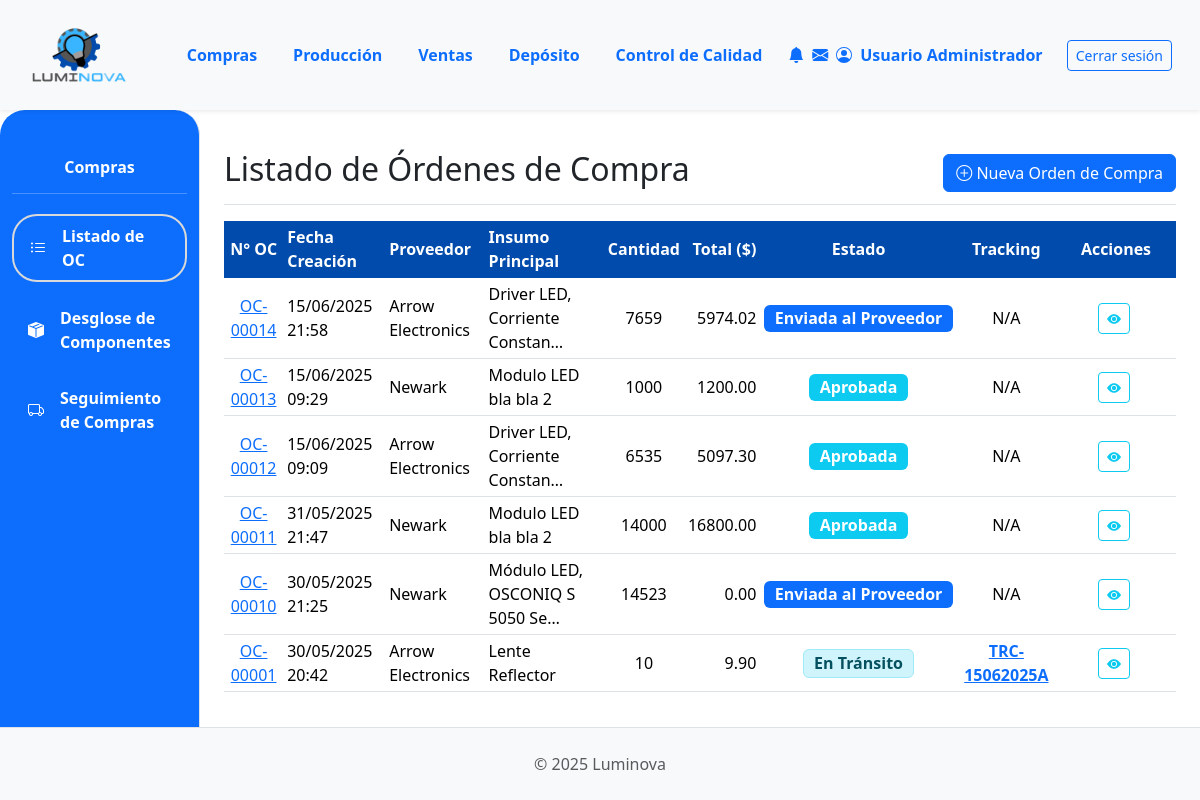
Screenshot of /compras/ (signed in) with the database file from the repository.
### App_LUMINOVA/models.py (models this page shows, shortened)
class Orden(models.Model):
    TIPO_ORDEN_CHOICES = [
        ("compra", "Orden de Compra"),
    ]
    ESTADO_ORDEN_COMPRA_CHOICES = [
        ("BORRADOR", "Borrador"),
        ("APROBADA", "Aprobada"),
        ("ENVIADA_PROVEEDOR", "Enviada al Proveedor"),
        ("CONFIRMADA_PROVEEDOR", "Confirmada por Proveedor"),
        ("EN_TRANSITO", "En Tránsito"),
        ("RECIBIDA_PARCIAL", "Recibida Parcialmente"),
        ("RECIBIDA_TOTAL", "Recibida Totalmente"),
        ("COMPLETADA", "Completada"),
        ("CANCELADA", "Cancelada"),
    ]
    numero_orden = models.CharField(
        max_length=20, unique=True, verbose_name="N° Orden de Compra"
    )
    tipo = models.CharField(max_length=20, choices=TIPO_ORDEN_CHOICES, default="compra")
    fecha_creacion = models.DateTimeField(default=timezone.now)
    proveedor = models.ForeignKey(
        Proveedor,
        on_delete=models.PROTECT,
        related_name="ordenes_de_compra_a_proveedor",
    )
    estado = models.CharField(
        max_length=30, choices=ESTADO_ORDEN_COMPRA_CHOICES, default="BORRADOR"
    )
    insumo_principal = models.ForeignKey(
        Insumo,
        on_delete=models.SET_NULL,
        null=True,
        blank=True,
        verbose_name="Insumo Principal",
    )
    proveedor = models.ForeignKey(
        Proveedor,
        on_delete=models.PROTECT,
        related_name="ordenes_de_compra_a_proveedor",
    )
    cantidad_principal = models.PositiveIntegerField(
        null=True, blank=True, verbose_name="Cantidad Insumo Principal"
    )
    precio_unitario_compra = models.DecimalField(
        max_digits=10,
        decimal_places=2,
        null=True,
        blank=True,
        verbose_name="Precio Unit. Compra (de la oferta)",
    )
    total_orden_compra = models.DecimalField(
        max_digits=12, decimal_places=2, default=0.00
    )
    fecha_estimada_entrega = models.DateField(null=True, blank=True)
    numero_tracking = models.CharField(max_length=50, null=True, blank=True)
    notas = models.TextField(blank=True, null=True)

class Proveedor(models.Model):
    nombre = models.CharField(max_length=100, unique=True)
    contacto = models.CharField(max_length=100, blank=True)
    telefono = models.CharField(max_length=25, blank=True)
    email = models.EmailField(blank=True, null=True)

class Insumo(models.Model):
    descripcion = models.CharField(max_length=255)
    categoria = models.ForeignKey(
        CategoriaInsumo, on_delete=models.PROTECT, related_name="insumos"
    )
    fabricante = models.ForeignKey(
        Fabricante,
        on_delete=models.SET_NULL,
        null=True,
        blank=True,
        related_name="insumos_fabricados",
    )
    imagen = models.ImageField(null=True, blank=True, upload_to="insumos/")
    stock = models.IntegerField(default=0)
    cantidad_en_pedido = models.PositiveIntegerField(
    default=0,
    verbose_name="Cantidad en Pedido",
    blank=True,
    null=True
)

### App_LUMINOVA/views.py (the view)
# urls.py: path('compras/', compras_lista_oc_view, name='compras_lista_oc'), # Vista principal de compras
@login_required
def compras_lista_oc_view(request):
    ordenes_compra = Orden.objects.filter(tipo='compra').select_related(
        'proveedor', # Si el campo se llama 'proveedor' en el modelo Orden
        'insumo_principal'     # Si el campo se llama 'insumo' en el modelo Orden
    ).order_by('-fecha_creacion')
    context = {
        'ordenes_list': ordenes_compra, # Nombre genérico para la plantilla
        'titulo_seccion': 'Listado de Órdenes de Compra',
    }
    return render(request, 'compras/compras_lista_oc.html', context)

### App_LUMINOVA/templates/compras/compras_lista_oc.html (shortened to what this page needs)
{% extends 'padre.html' %}
{% load static %}
{% load django_bootstrap5 %}
{% block sidebar_content %}
    {% include 'compras/compras_sidebar.html' %}
{% endblock %}
{% block content %}
<div class="d-flex justify-content-between flex-wrap flex-md-nowrap align-items-center pt-3 pb-2 mb-3 border-bottom">
    <h1 class="h2">{{ titulo_seccion }}</h1>
    <div class="btn-toolbar mb-2 mb-md-0">
        <a href="{% url 'App_LUMINOVA:compras_crear_oc' %}" class="btn btn-primary">
            <i class="bi bi-plus-circle"></i> Nueva Orden de Compra
        </a>
    </div>
</div>
<div class="table-responsive mt-3">
    <table class="table table-hover table-sm align-middle">
        <thead class="color-thead">
            <tr>
                <th class="text-center">N° OC</th>
                <th>Fecha Creación</th>
                <th>Proveedor</th>
                <th>Insumo Principal</th>
                <th class="text-center">Cantidad</th>
                <th class="text-end">Total ($)</th>
                <th class="text-center">Estado</th>
                <th class="text-center">Tracking</th>
                <th class="text-center" style="min-width: 120px;">Acciones</th>
            </tr>
        </thead>
        <tbody>
            {% for oc in ordenes_list %}
            <tr>
                <td class="text-center">
                    <a href="{% url 'App_LUMINOVA:compras_detalle_oc' oc.id %}">{{ oc.numero_orden }}</a>
                </td>
                <td>{{ oc.fecha_creacion|date:"d/m/Y H:i" }}</td>
                <td>{{ oc.proveedor.nombre|default_if_none:"N/A" }}</td>
                <td>{{ oc.insumo_principal.descripcion|default_if_none:"N/A"|truncatechars:30 }}</td>
                <td class="text-center">{{ oc.cantidad_principal|default_if_none:"-" }}</td>
                <td class="text-end">{{ oc.total_orden_compra|floatformat:2|default:"0.00" }}</td>
                <td class="text-center">
                    <span class="badge fs-6
                        {% if oc.estado == 'BORRADOR' %}bg-secondary
                        {% elif oc.estado == 'PENDIENTE_APROBACION' %}bg-warning text-dark
                        {% elif oc.estado == 'APROBADA' %}bg-info
                        {% elif oc.estado == 'ENVIADA_PROVEEDOR' %}bg-primary
                        {% elif oc.estado == 'CONFIRMADA_PROVEEDOR' %}bg-primary-subtle text-primary-emphasis border border-primary-subtle
                        {% elif oc.estado == 'EN_TRANSITO' %}bg-info-subtle text-info-emphasis border border-info-subtle
                        {% elif oc.estado == 'RECIBIDA_PARCIAL' %}bg-success-subtle text-success-emphasis border border-success-subtle
                        {% elif oc.estado == 'RECIBIDA_TOTAL' %}bg-success
                        {% elif oc.estado == 'COMPLETADA' %}bg-success
                        {% elif oc.estado == 'CANCELADA' %}bg-dark
                        {% else %}bg-light text-dark{% endif %}">
                        {{ oc.get_estado_display }}
                    </span>
                </td>
                <td class="text-center">
                    {% if oc.numero_tracking %}
                        <a href="{% url 'App_LUMINOVA:compras_tracking_pedido' oc.id %}" class="fw-bold" title="Ver seguimiento de {{ oc.numero_orden }}">
                            {{ oc.numero_tracking }}
                        </a>
                    {% else %}
                        N/A
                    {% endif %}
                </td>
                <td class="text-center">
                    <a href="{% url 'App_LUMINOVA:compras_detalle_oc' oc.id %}" class="btn btn-sm btn-outline-info me-1" title="Ver Detalles de OC {{ oc.numero_orden }}">
                        <i class="bi bi-eye-fill"></i>
                    </a>
                </td>
            </tr>
            {% empty %}
            <tr>
                <td colspan="9" class="text-center fst-italic text-muted py-3">
                    No hay órdenes de compra registradas. Puede <a href="{% url 'App_LUMINOVA:compras_crear_oc' %}">crear una nueva</a>.
                </td>
            </tr>
            {% endfor %}
        </tbody>
    </table>
</div>
{% endblock %}

### App_LUMINOVA/static/css/custom.css (style rules this page uses)
html, body { height: 100%; margin: 0; }
body { display: flex; flex-direction: column; min-height: 100vh; }
.table > thead.color-thead { --bs-table-color: white; background-color: #014BAC !important; color: white !important; border-color: #014BAC !important; }
.table > thead.color-thead > tr > th { color: inherit !important; vertical-align: middle !important; }

### App_LUMINOVA/templates/compras/compras_lista_oc.html (style rules this page uses)
.color-thead th { background-color: #014BAC !important; color: white !important; vertical-align: middle; }

### rows the page displays
Orden: numero_orden "OC-00014", fecha_creacion "15/06/2025 21:58", proveedor.nombre "Arrow Electronics", insumo_principal.descripcion "Driver LED, Corriente Constan…", cantidad_principal "7659", total_orden_compra "5974.02", estado "Enviada al Proveedor", shows "N/A"
Orden: numero_orden "OC-00013", fecha_creacion "15/06/2025 09:29", proveedor.nombre "Newark", insumo_principal.descripcion "Modulo LED bla bla 2", cantidad_principal "1000", total_orden_compra "1200.00", estado "Aprobada", shows "N/A"
Orden: numero_orden "OC-00012", fecha_creacion "15/06/2025 09:09", proveedor.nombre "Arrow Electronics", insumo_principal.descripcion "Driver LED, Corriente Constan…", cantidad_principal "6535", total_orden_compra "5097.30", estado "Aprobada", shows "N/A"
Orden: numero_orden "OC-00011", fecha_creacion "31/05/2025 21:47", proveedor.nombre "Newark", insumo_principal.descripcion "Modulo LED bla bla 2", cantidad_principal "14000", total_orden_compra "16800.00", estado "Aprobada", shows "N/A"
Orden: numero_orden "OC-00010", fecha_creacion "30/05/2025 21:25", proveedor.nombre "Newark", insumo_principal.descripcion "Módulo LED, OSCONIQ S 5050 Se…", cantidad_principal "14523", total_orden_compra "0.00", estado "Enviada al Proveedor", shows "N/A"
Orden: numero_orden "OC-00001", fecha_creacion "30/05/2025 20:42", proveedor.nombre "Arrow Electronics", insumo_principal.descripcion "Lente Reflector", cantidad_principal "10", total_orden_compra "9.90", estado "En Tránsito", numero_tracking "TRC-15062025A"

### other values shown
{{ titulo_seccion }} "Listado de Órdenes de Compra"
